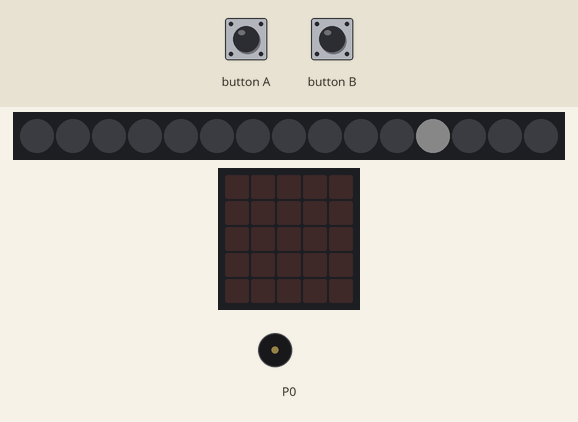
Bench run of a program on a simulated BBC micro:bit (MakeCode). Shown: 15 RGB LEDs in strip order, left to right, the board's 5×5 LED display, buzzer (waves = sounding). Inputs (shaded band) come from the test bench. Dim RGB values are drawn brighter than linear; random numbers come from a fixed seed; the short countdown, score and lost-life animations are approximate.

Above: at 1.26 s.
1.3 s: button B pressed 2 times (0.12 s each, 0.3 s apart)
At 4.7 s:
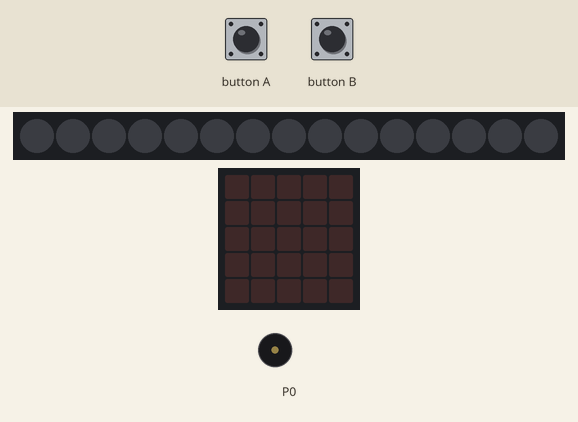
4.9 s: button B pressed for 0.15 s
At 5.41 s:
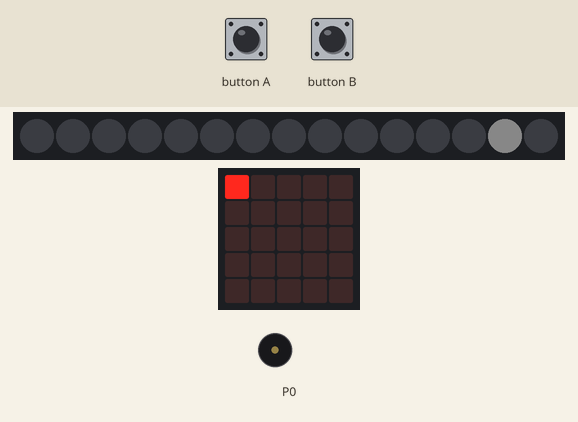
8.6 s: button A pressed for 0.15 s
9.3 s: button A pressed for 1 s
At 9.48 s:
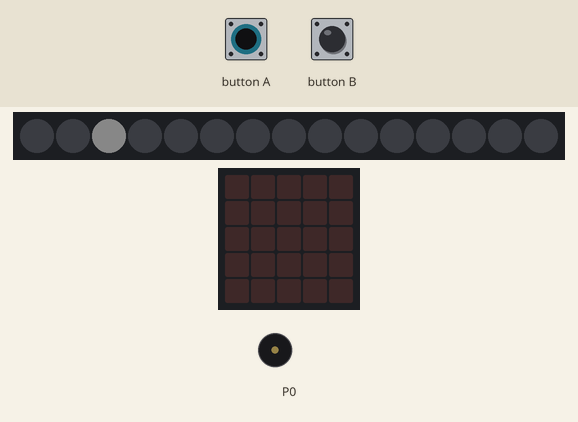
10.9 s: button B pressed for 1 s
15.5 s: button A pressed for 0.15 s
At 15.84 s:
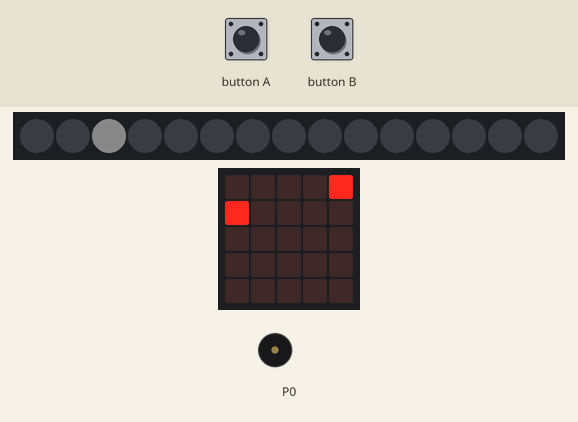
Timing chart, 0 to 19.8 s (numbered marks = the images above; inputs shaded):
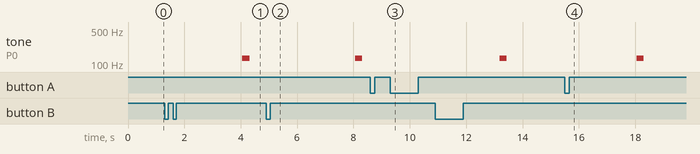

The program:

main.ts
```typescript
control.onEvent(EventBusSource.MICROBIT_ID_BUTTON_A, EventBusValue.MICROBIT_BUTTON_EVT_DOWN, function () {
    if (位置 == 0) {
        スピード = randint(30, 200)
        game.addScore(1)
        ヒットA = 1
    }
})
control.onEvent(EventBusSource.MICROBIT_ID_BUTTON_B, EventBusValue.MICROBIT_BUTTON_EVT_DOWN, function () {
    if (位置 == 14) {
        スピード = randint(30, 200)
        game.addScore(1)
        ヒットB = 1
    }
})
let スピード = 0
let ヒットB = 0
let ヒットA = 0
let 位置 = 0
let strip = neopixel.create(DigitalPin.P14, 15, NeoPixelMode.RGB)
strip.setBrightness(10)
strip.setPixelColor(0, neopixel.colors(NeoPixelColors.White))
strip.show()
位置 = 0
let 方向 = 1
game.setScore(0)
ヒットA = 1
ヒットB = 1
let 点A = -1
let 点B = -1
スピード = 100
basic.forever(function () {
    if (位置 + 方向 < 0) {
        if (ヒットA == 1) {
            ヒットA = 0
        } else {
            strip.clear()
            strip.show()
            点B += 1
            if (点B == 4) {
                basic.showString("B")
                music.startMelody(music.builtInMelody(Melodies.Entertainer), MelodyOptions.Once)
                basic.pause(4000)
                basic.clearScreen()
                control.reset()
            } else {
                music.playTone(131, music.beat(BeatFraction.Half))
                basic.pause(1000)
            }
        }
        位置 = 1
        方向 = 1
    } else if (位置 + 方向 > 14) {
        if (ヒットB == 1) {
            ヒットB = 0
        } else {
            strip.clear()
            strip.show()
            点A += 1
            if (点A == 4) {
                basic.showString("A")
                music.startMelody(music.builtInMelody(Melodies.Entertainer), MelodyOptions.Once)
                basic.pause(4000)
                basic.clearScreen()
                control.reset()
            } else {
                music.playTone(131, music.beat(BeatFraction.Half))
                basic.pause(1000)
            }
        }
        位置 = 13
        方向 = -1
    } else {
        位置 += 方向
    }
    strip.clear()
    strip.setPixelColor(位置, neopixel.colors(NeoPixelColors.White))
    strip.show()
    basic.clearScreen()
    led.plot(0, 点A)
    led.plot(4, 点B)
    basic.pause(スピード)
})
```

test.ts
```typescript
// テストはここに来ます。このパッケージが拡張機能として使用されるときにはコンパイルされません。
```

Measured:
- after the input at 1.3 s, tone on P0: silent → 131 Hz after 2.8 s, → silent 0.25 s later
